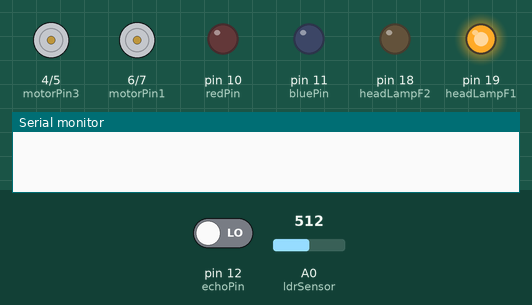
A sketch run on a simulated Arduino Uno, built with avr-gcc and run on an emulated ATmega328P. Parts: motor-driver pin pairs drawn as motors (green arrow = first pin HIGH = forward, orange = second pin HIGH = backward, longer = more drive), output pins drawn as LEDs (lit = HIGH), the last lines printed to the serial monitor. Inputs (shaded band) come from the test bench; at power-on: A0 (ldrSensor) = 512, pin 12 (echoPin) LOW. Pins used as bus, display or sensor lines are not drawn.

Above: at 1.3 s.
1.4 s: A0 (ldrSensor) set to 608
10.0 s: A0 (ldrSensor) set to 633
At 11.4 s:
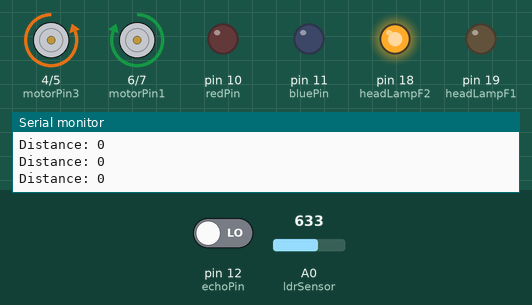
18.0 s: A0 (ldrSensor) set to 511
At 21.9 s:
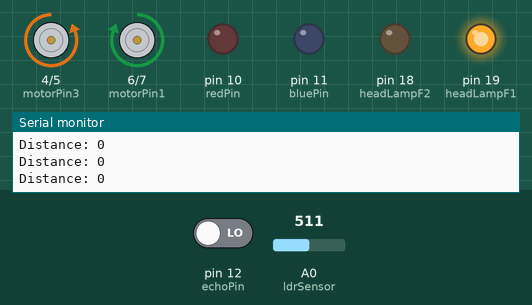
26.6 s: A0 (ldrSensor) set to 716
At 30.3 s:
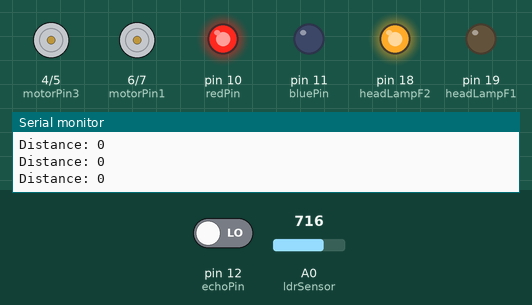
Timing chart, 0 to 35.5 s (numbered marks = the images above; inputs shaded):
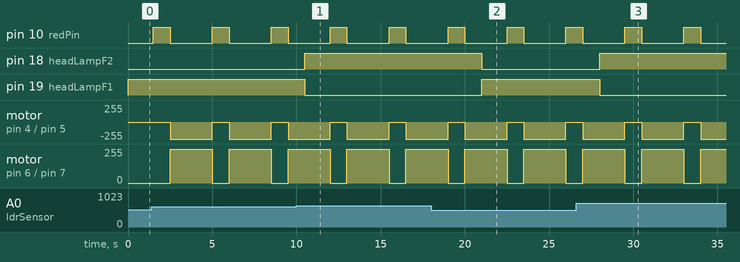

The sketch:

final_project.ino
```cpp
// Define the pin numbers
const int headLampF1=SCL;
const int headLampF2=SDA;

const int ldrSensor=A0;

int ldrValue=0;
int motorPin1 = 6;
int motorPin2 = 7;
int motorPin3 = 4;
int motorPin4 = 5;
#define trigPin 13
#define echoPin 12
int duration, distance;
int redPin = 10;
int bluePin = 11;
int greenPin = 12;


void setup() {

pinMode(headLampF1, OUTPUT);
pinMode(headLampF2, OUTPUT);
pinMode(redPin, OUTPUT);
pinMode(greenPin, OUTPUT);
pinMode(bluePin, OUTPUT);
pinMode(trigPin, OUTPUT); // the trigger is output, sends signal
pinMode(echoPin, INPUT); //the echo is input, receives signal
pinMode(motorPin1, OUTPUT);
pinMode(motorPin2, OUTPUT);
pinMode(motorPin3, OUTPUT);
pinMode(motorPin4, OUTPUT);
Serial.begin(100);
  // start the monitor, allows the arduino to read the distance number from the ultrasonic
    // Set the pin modes of the above IO pins to OUTPUT

}
void ldr(void)
{
  ldrValue=analogRead(ldrSensor);
  ldrValue=map(ldrValue,0,1023,255,0);
}

void loop() {
  ldr();
  if(ldrValue > 100) {
    digitalWrite(headLampF1, HIGH);
    digitalWrite(headLampF2, LOW);
  }
  else {
    digitalWrite(headLampF1, LOW);
    digitalWrite(headLampF2, HIGH);
  }
  digitalWrite(trigPin, HIGH);
_delay_ms(500);
digitalWrite(trigPin, LOW);
duration = pulseIn(echoPin, HIGH);
distance = (duration/2) / 29.1; // duration is divided by 2 because it has to travel to the object and back, the 29.1 number is the conversion factor for converting the speed of sound to cm
// Prints the distance on the Serial Monitor
Serial.print("Distance: ");
Serial.println(distance);


  if (distance <= 20){
  //stop
    digitalWrite(motorPin1, LOW);
    digitalWrite(motorPin2, LOW);
  	digitalWrite(motorPin3, LOW);
  	digitalWrite(motorPin4, LOW);
    digitalWrite(10, HIGH);
    digitalWrite(9, LOW);
	digitalWrite(8, LOW);
    delay (1000);
    digitalWrite(motorPin1, HIGH);
    digitalWrite(motorPin2, LOW);
  	digitalWrite(motorPin3, LOW);
  	digitalWrite(motorPin4, HIGH);
    digitalWrite(10, LOW);
    digitalWrite(9, HIGH);
	digitalWrite(8, LOW);
    delay (1000);
  }
  else{
    digitalWrite(motorPin1, HIGH);
    digitalWrite(motorPin2, LOW);
  	digitalWrite(motorPin3, HIGH);
  	digitalWrite(motorPin4, LOW);
    digitalWrite(10, LOW);
    digitalWrite(9, LOW);
	digitalWrite(8, HIGH);
}
}
```

Measured:
- the behaviour switches between 621 and 622 on A0 (ldrSensor) (found by bisection; images 0 and 1)
- after the input at 10.0 s, pin 18 (headLampF2): LOW → HIGH after 0.50 s; pin 19 (headLampF1): HIGH → LOW after 0.50 s
- after the input at 18.0 s, pin 18 (headLampF2): HIGH → LOW after 3.0 s; pin 19 (headLampF1): LOW → HIGH after 3.0 s
- after the input at 26.6 s, pin 18 (headLampF2): LOW → HIGH after 1.4 s; pin 19 (headLampF1): HIGH → LOW after 1.4 s
- by itself, pin 10 (redPin): alternates HIGH for 1.0 s and LOW for 2.5 s
- by itself, motor on pin 4 (motorPin3) / pin 5 (motorPin4): alternates backward 255/255 for 2.5 s and stopped for 1.0 s
- by itself, motor on pin 6 (motorPin1) / pin 7 (motorPin2): alternates forward 255/255 for 2.5 s and stopped for 1.0 s
